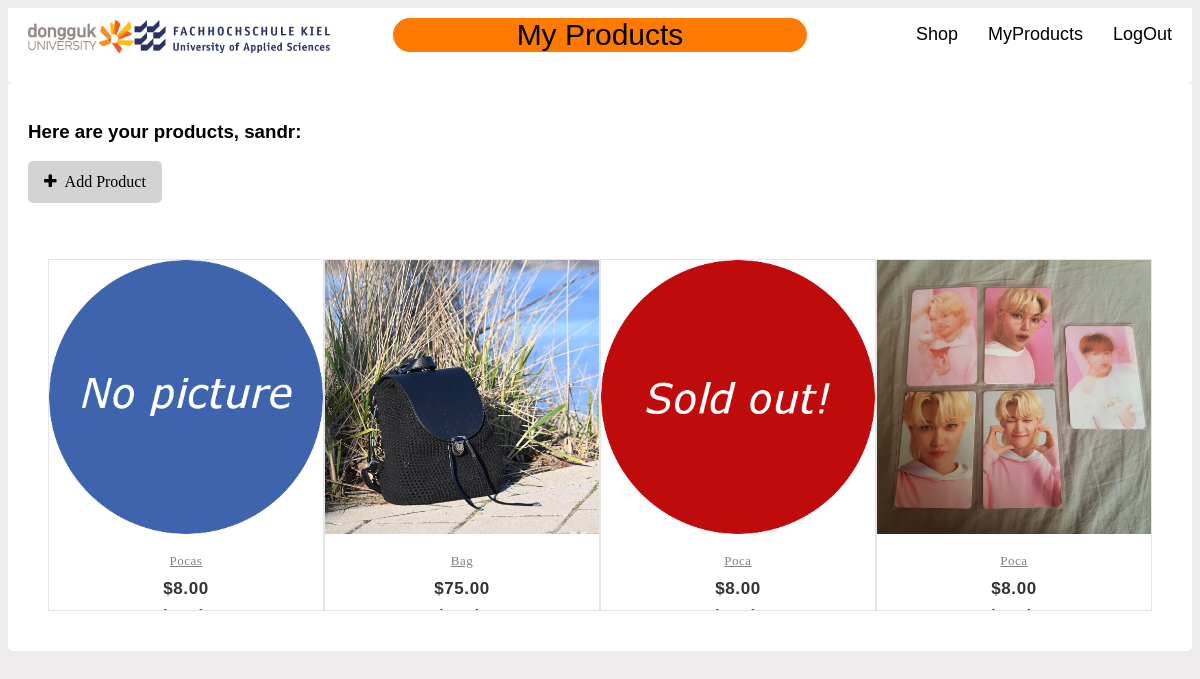
The app's page /user-products (signed in), older data.
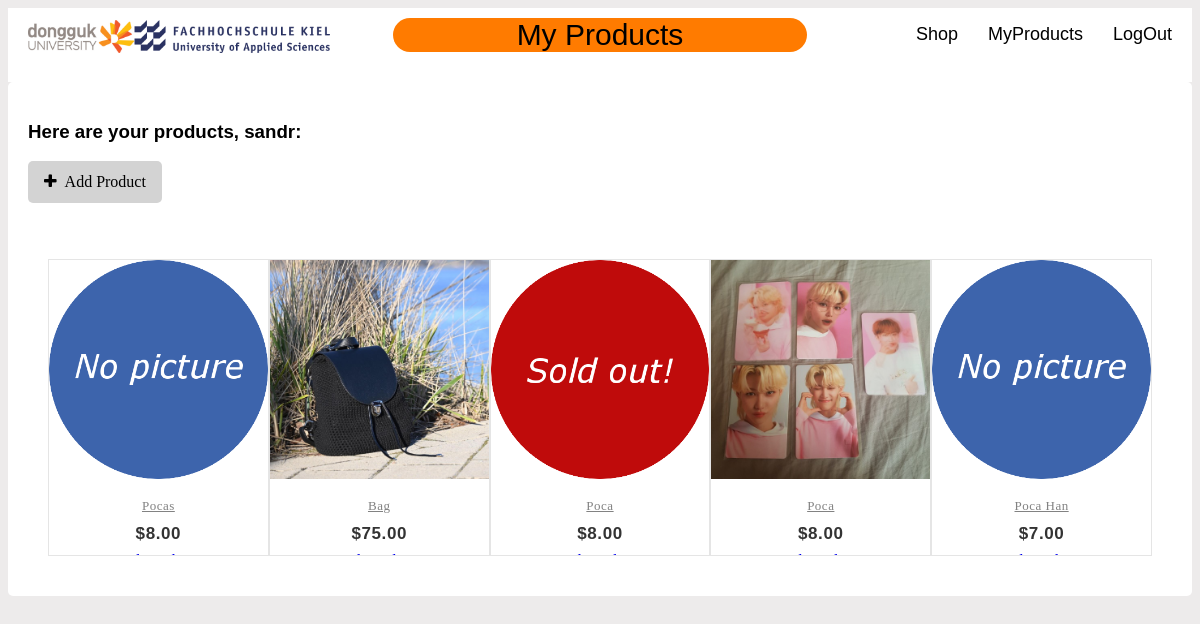
The same page, newer data.
### website/models.py (models this page shows, shortened)
class User(db.Model, UserMixin):
    id = db.Column(db.Integer, primary_key=True)
    username = db.Column(db.String(150))
    password = db.Column(db.String(150))
    products = db.relationship('products', backref='user')
    followed = db.relationship(
        'User', secondary=followers,
        primaryjoin=(followers.c.follower_id == id),
        secondaryjoin=(followers.c.followed_id == id),
        backref=db.backref('followers', lazy='dynamic'), lazy='dynamic')

class products(db.Model):
    id = db.Column(db.Integer, primary_key=True)
    name = db.Column(db.String(80), nullable=False)
    price = db.Column(db.Numeric(10,2), nullable=False)
    picture = db.Column(db.String(200), nullable=False)
    keywords = db.Column(db.String(200), nullable=False)
    description = db.Column(db.Text, nullable=False)
    sold = db.Column(db.String(80), nullable=True)
    user_id = db.Column(db.Integer, db.ForeignKey('user.id'))

### website/views.py (the view)
@views.route('/user-products')
def user_products():
    return render_template("user-products.html", user=current_user, products = products.query.all())

### website/__init__.py (called while the page is built)
def create_app():
    app = Flask(__name__, static_url_path='/website/static')
    app.config['SQLALCHEMY_DATABASE_URI'] = 'sqlite:///team6.sqlite3'
    app.config['SECRET_KEY'] = "qwerasdf"
    db.init_app(app)
    from .views import views
    from .auth import auth
    app.register_blueprint(views, url_prefix='/')
    app.register_blueprint(auth, url_prefix='/')
    from .models import User, products
    create_database(app)
    login_manager = LoginManager()
    login_manager.login_view = 'auth.login'
    login_manager.init_app(app)
    @login_manager.user_loader
    def load_user(id):
        try:
            return User.query.get(int(id))
        except:
            return None
    return app

### website/templates/user-products.html (shortened to what this page needs)
{% extends 'base.html' %}
{% block pageTitle %}
<p>My Products</p>
{% endblock %}
{% block content %}
<h3>Here are your products, {{ current_user.username }}:</h3>
<form action="/add-product">
    <button class="btn"><i class="fa fa-plus">&nbsp; Add Product</i></button>
</form>
<br>
<br>
<div class="container">
    <div class="product-row">
        {% for product in products %}
        {% if current_user.id == product.user.id %}
        <div class="product-grid">
            <div class="product-image">
                <a href={{ url_for('views.product', id = product.id) }}>
                    {% if product.sold == "sold" %}
                    <img class="pic-1" src="/website/static/images/soldout.png">
                    {% else %}
                    <img class="pic-1" src={{'/' + product.picture}}>
                    {% endif %}
                </a>
            </div>
            <div class="product-content">
                <h3 class="title"><a href={{ url_for('views.product', id = product.id) }}>{{ product.name }}</a></h3>
                <div class="price">${{ product.price }}</div>
                <a href={{ url_for('views.edit_product', id = product.id) }}>Edit</a>
                <a href= {{ url_for('views.delete', name = product.name) }}>Delete</a>
            </div>
        </div>
        {% endif %}
        {% endfor %}
    </div>
</div>
{% endblock %}

### website/templates/base.html (shortened to what this page needs)
<!DOCTYPE html>
<html lang="en">
    <head>
        <link rel="stylesheet" href="{{ url_for('static', filename='css/main.css')}}">
        <link rel="stylesheet" href="https://cdnjs.cloudflare.com/ajax/libs/font-awesome/4.7.0/css/font-awesome.min.css">
    </head>
    <body>
        <nav>
            <div class="logo"><a href="/"><img src="/website/static/images/Logo.png" width=auto height=33px></a></div>
            <div class="pageTitle">
                {% block pageTitle %}
                {% endblock %}
            </div>
            <ul>
                {% if user.is_authenticated %}
                <li><a id="shop" href="/shop">Shop</a></li>
                <li><a id="user-products" href="/user-products">MyProducts</a></li>
                <li><a id="logout" href="/logout">LogOut</a></li>
                {% else %}
                <li><a id="shop" href="/shop">Shop</a></li>
                <li><a id="login" href="/login">LogIn</a></li>
                <li><a id="sign-up" href="/sign-up">SignUp</a></li>
                {% endif %}
            </ul>
        </nav>
        <div class="container">
            {% block content %}
            {% endblock %}
        </div>
    </body>
<br>
</html>

### website/static/css/main.css (style rules this page uses)
html { font-family: Verdana, Geneva, Tahoma, sans-serif; }
body { background-color: rgb(237, 235, 235); }
nav { background-color: white; overflow: auto; }
.logo { position: absolute; margin-top: 12px; margin-left: 20px; }
.pageTitle { padding: 0; margin: auto; margin-top: -20px; text-align: center; background: rgb(255, 123, 0); color: black; font-size: 30px; border-radius: 18px; width: 35%; }
ul { margin-top: -58px; margin-right: 5px; list-style-type: none; float: right; }
li { position: relative; float: left; padding-left: 15px; padding-right: 15px; }
li a { position: relative; color: black; text-align: center; text-decoration: none; font-size: large; }
.container { border-radius: 5px; padding: 20px; background-color: white; }
.btn { background-color: lightgray; border: none; border-radius: 5px; color: black; padding: 12px 16px; font-size: 16px; cursor: pointer; }
.product-row { display: flex; flex-direction: row; }
.product-grid { width: 25%; font-family: Raleway,sans-serfi; text-align: center; padding: 0 0 72px; border: 1px solid rgba(0,0,0,.1); overflow: hidden; position: relative;z-index: 1; }
.product-grid .product-image { position: relative; transition: all .3s ease 0s }
.product-grid .product-image a { display: block; }
.product-grid .product-image img { width: 100%; height: 100%; margin: auto; }
.product-grid .pic-1 { opacity: 1; transition: all .3s ease-out 0s; }
.product-grid .product-content { background-color:#fff;text-align:center;padding:12px 0;margin:0 auto;position:absolute;left:0;right:0;bottom:-27px;z-index:1;transition:all .3s }
.product-grid .title { font-size:13px;font-weight:400;letter-spacing:.5px;text-transform:capitalize;margin:0 0 10px;transition:all .3s ease 0s }
.product-grid .title a { color:#828282 }
.product-grid .price { color:#333;font-size:17px;font-family:Montserrat,sans-serif;font-weight:700;letter-spacing:.6px;margin-bottom:8px;text-align:center;transition:all .3s }

Row changes from the older to the newer data that the page shows:
added products: picture (placeholder picture), name "Poca Han", price "7.00"
